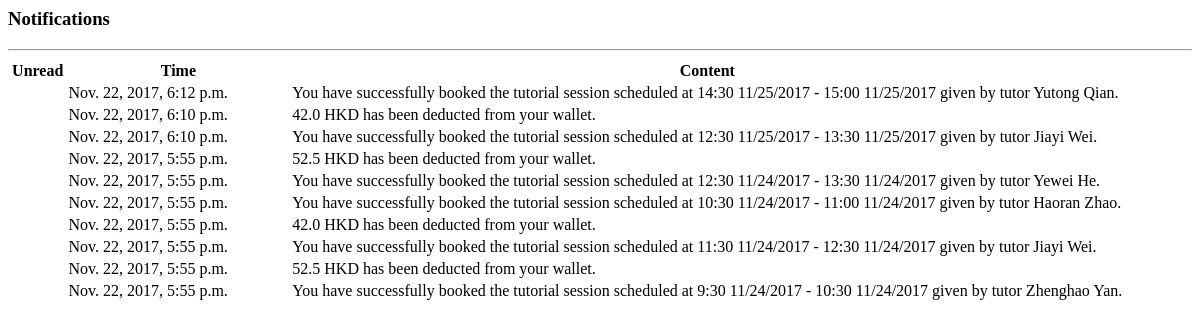
Page /notification/ (signed in) on the earlier database version.
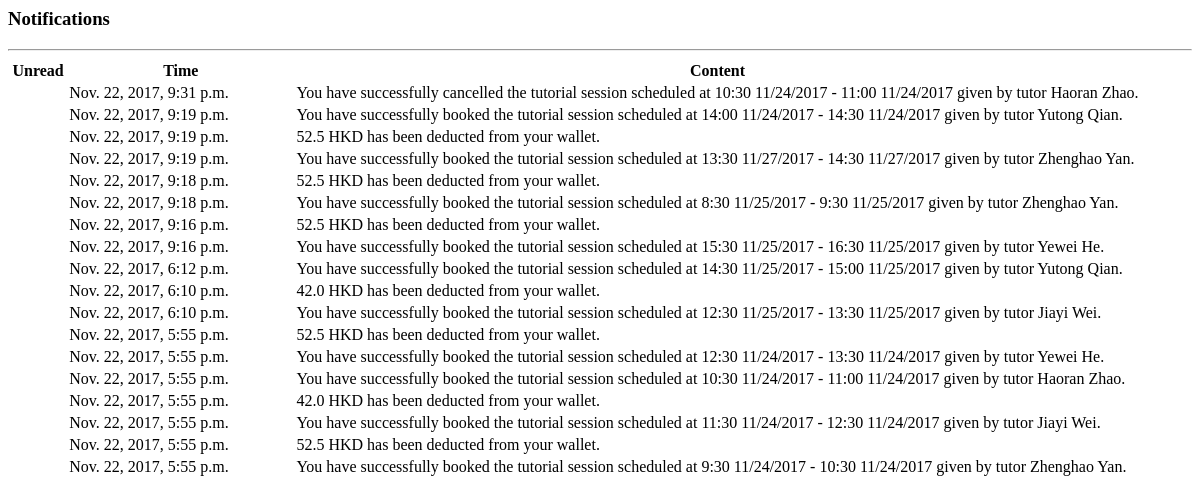
Same page on the later database version.
### tutoria/models.py (models this page shows)
class Notification(models.Model):
	user = models.ForeignKey(User, on_delete=models.CASCADE)
	unread = models.BooleanField(default=True)
	category = models.CharField(max_length=20, default="booking")
	content = models.TextField(default="This is a notification!")
	createTime = models.DateTimeField(default=datetime.now())

### tutoria/views/notification_view.py (the view)
# urls.py: url(r'^notification/', include([
def notification(request):
    notifications = get_all_notification(request.user)
    return render_to_response('tutoria/notification.html', locals())

### tutoria/operations.py (called while the page is built)
def get_all_notification(user):
	try:
		return Notification.objects.filter(user=user).order_by('-createTime', '-id')
	except Notification.DoesNotExist:
		return None

### tutoria/templates/tutoria/notification.html (shortened to what this page needs)
<div id="notification">
    <h3> Notifications </h3> <hr>
    <table class="table table-bordered table-transparent">
        <thead class="thead thead-dark">
            <tr>
                <th style="width:5%"> Unread </th>
                <th style="width:20%"> Time </th>
                <th> Content </th>
            </tr>
        </thead>
        <tbody>
            {% for notification in notifications %}
            <tr>
                <td>
                </td>
                <td> {{ notification.createTime }} </td>
                <td> {{ notification.content }} </td>
            </tr>
            {% endfor %}
        </tbody>
    </table>
</div>

Differences in the rows shown:
added Notification: createTime "Nov. 22, 2017, 9:31 p.m.", content "You have successfully cancelled the tutorial session scheduled at 10:30 11/24/2017 - 11:00 11/24/2017 given by tutor Haoran Zhao."
added Notification: createTime "Nov. 22, 2017, 9:19 p.m.", content "You have successfully booked the tutorial session scheduled at 14:00 11/24/2017 - 14:30 11/24/2017 given by tutor Yutong Qian."
added Notification: createTime "Nov. 22, 2017, 9:19 p.m.", content "52.5 HKD has been deducted from your wallet."
added Notification: createTime "Nov. 22, 2017, 9:19 p.m.", content "You have successfully booked the tutorial session scheduled at 13:30 11/27/2017 - 14:30 11/27/2017 given by tutor Zhenghao Yan."
added Notification: createTime "Nov. 22, 2017, 9:18 p.m.", content "52.5 HKD has been deducted from your wallet."
added Notification: createTime "Nov. 22, 2017, 9:18 p.m.", content "You have successfully booked the tutorial session scheduled at 8:30 11/25/2017 - 9:30 11/25/2017 given by tutor Zhenghao Yan."
added Notification: createTime "Nov. 22, 2017, 9:16 p.m.", content "52.5 HKD has been deducted from your wallet."
added Notification: createTime "Nov. 22, 2017, 9:16 p.m.", content "You have successfully booked the tutorial session scheduled at 15:30 11/25/2017 - 16:30 11/25/2017 given by tutor Yewei He."
